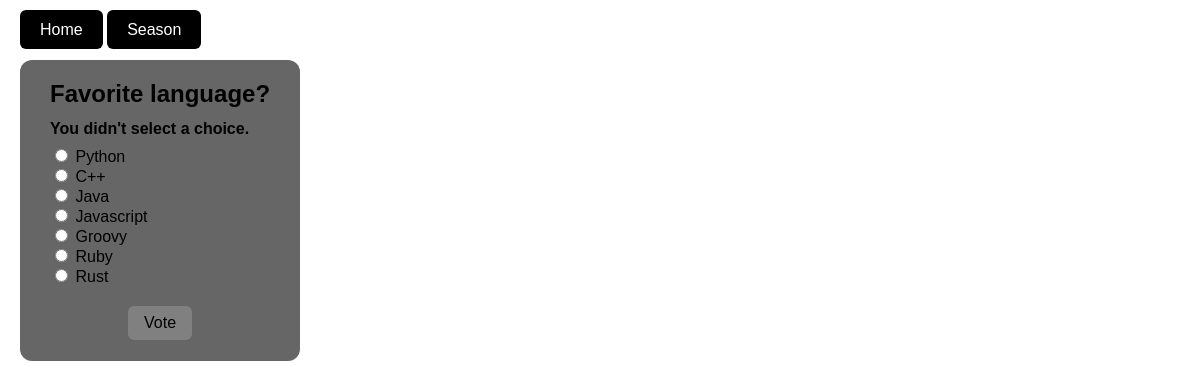
The page /polls/4/vote/ on the database its author committed.
### polls/models.py (models this page shows, shortened)
class Question(models.Model):
    question_text = models.CharField(max_length=200)
    pub_date = models.DateTimeField("date published")

class Choice(models.Model):
    question = models.ForeignKey(Question, on_delete=models.CASCADE) # the question obj this goes with
    choice_text = models.CharField(max_length=200) #
    votes = models.IntegerField(default=0)

### polls/views.py (the view)
# urls.py: path("<int:question_id>/vote/", views.vote, name="vote"),
def vote(request, question_id):
    question = get_object_or_404(Question, pk=question_id)
    try:
        selected_choice = question.choice_set.get(pk=request.POST["choice"])
    except (KeyError, Choice.DoesNotExist):
        return render(request, "polls/detail.html",
            {
                "question": question,
                "error_message": "You didn't select a choice.",
            },
        )
    else:
        selected_choice.votes = F("votes") + 1
        selected_choice.save()
        return HttpResponseRedirect(reverse("polls:results", args=(question.id,)))

### polls/templates/polls/detail.html (shortened to what this page needs)
{% extends "base.html" %}
{% block content %}
<div class="text-box">
  <h2>{{ question.question_text }}</h2>
  <form action="{% url 'polls:vote' question.id %}" method="post">
    {% if error_message %}
      <p><strong>{{ error_message }}</strong></p>
    {% endif %}
    {% for choice in question.choice_set.all %}
      <input type="radio" name="choice" id="choice{{ forloop.counter }}" value="{{ choice.id }}">
      <label for="choice{{ forloop.counter }}">{{ choice.choice_text }}</label><br>
    {% endfor %}
    <input type="submit" value="Vote" class="btn">
  </form>
</div>
{% endblock %}

### polls/static/polls/styles.css (style rules this page uses)
html, body { height: 100%; margin: 0; }
body { background-size: cover; font-family: Arial, sans-serif; color: black; padding-top: 60px; }
.btn { display: block; margin: 20px auto; background-color: gray; color: black; text-decoration: none; text-align: center; padding: 8px 16px; border-radius: 6px; border: none; cursor: pointer; font-size: 16px; width: fit-content; }
.text-box { background-color: rgba(0,0,0,0.6); color: black; padding: 20px 30px 1px 30px; border-radius: 12px; display: inline-block; font-size: 16px; margin-left: 20px; }
.text-box p, .text-box h1, .text-box h2, .text-box h3 { margin-top: 0; margin-bottom: 0.5em; }

### rows shown on the page
Question: question_text "Favorite language?"
Choice: choice_text "Python"
Choice: choice_text "C++"
Choice: choice_text "Java"
Choice: choice_text "Javascript"
Choice: choice_text "Groovy"
Choice: choice_text "Ruby"
Choice: choice_text "Rust"

### other values the page prints
{{ error_message }} "You didn't select a choice."
